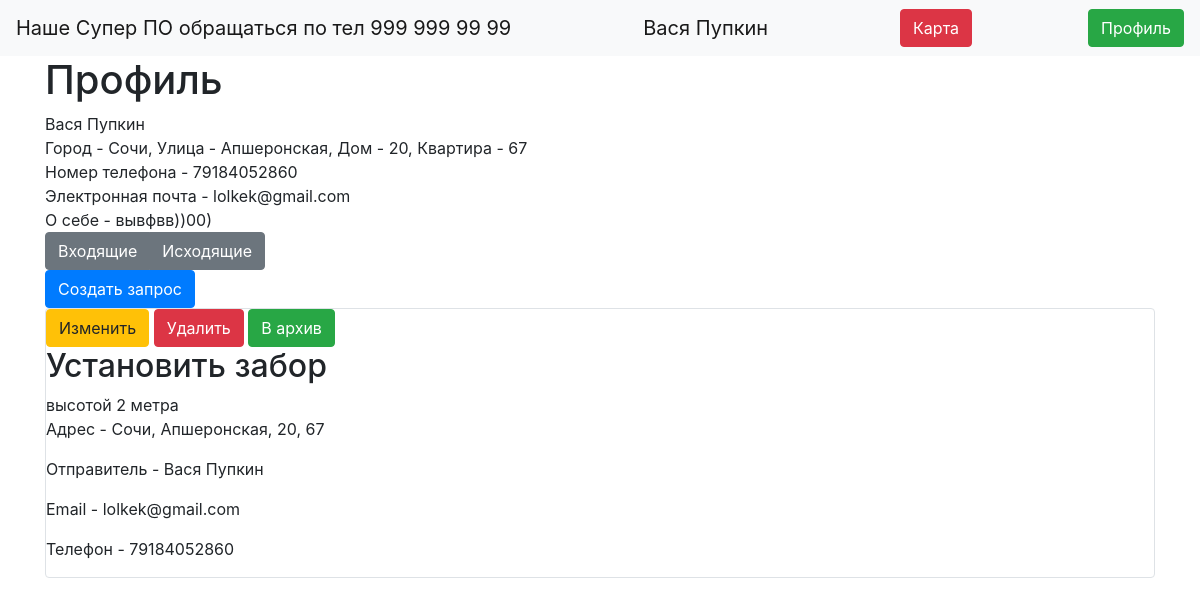
The app's page /profile (signed in), older data.
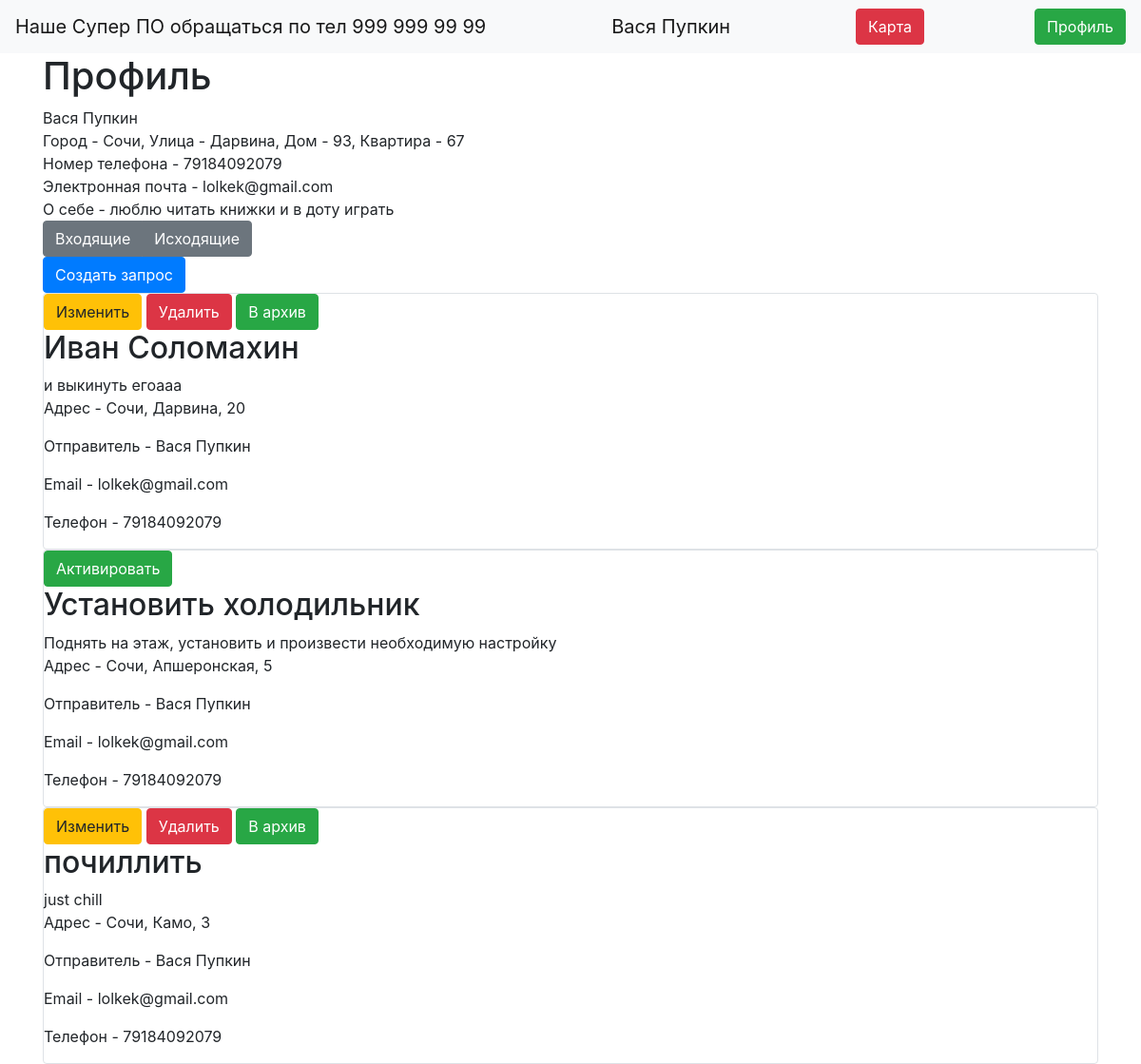
The same page, newer data.
### data/users.py (models this page shows, shortened)
class User(SqlAlchemyBase, UserMixin):
    __tablename__ = 'users'
    id = sqlalchemy.Column(sqlalchemy.Integer,
                           primary_key=True, autoincrement=True)
    surname = sqlalchemy.Column(sqlalchemy.String, nullable=True)
    name = sqlalchemy.Column(sqlalchemy.String, nullable=True)
    address = sqlalchemy.Column(sqlalchemy.JSON, nullable=True)
    telephone_number = sqlalchemy.Column(sqlalchemy.Integer, nullable=True)
    email = sqlalchemy.Column(sqlalchemy.String,
                              index=True, unique=True, nullable=True)
    about = sqlalchemy.Column(sqlalchemy.String, nullable=True)
    hashed_password = sqlalchemy.Column(sqlalchemy.String, nullable=True)

### data/requests.py (models this page shows)
class Request(SqlAlchemyBase):
    __tablename__ = 'requests'
    id = sqlalchemy.Column(sqlalchemy.Integer,
                           primary_key=True, autoincrement=True)
    name = sqlalchemy.Column(sqlalchemy.String, nullable=True)
    description = sqlalchemy.Column(sqlalchemy.String, nullable=True)
    address = sqlalchemy.Column(sqlalchemy.String, nullable=True)
    sender_id = sqlalchemy.Column(sqlalchemy.Integer, sqlalchemy.ForeignKey("users.id"))
    provider_id = sqlalchemy.Column(sqlalchemy.Integer, sqlalchemy.ForeignKey("users.id"))
    is_active = sqlalchemy.Column(sqlalchemy.Boolean, default=False)

### main.py (the view)
@app.route("/profile")
def profile():
    global flag_1
    session = db_session.create_session()
    requests_users = []
    if flag_1:
        requests = get_outgoing_requests(current_user)
        for request in requests:
            user = session.query(User).filter(User.id == request.sender_id).first()
            requests_users.append((request, user))
    else:
        requests = get_ingoing_requests(current_user)
        for request in requests:
            user = session.query(User).filter(User.id == request.sender_id).first()
            requests_users.append((request, user))
    return render_template("profile.html", requests=requests_users, flag=flag_1)

### data/db_session.py (called while the page is built)
def create_session() -> Session:
    global __factory
    return __factory()

### main.py (called while the page is built)
@login_manager.user_loader
def load_user(user_id):
    session = db_session.create_session()
    return session.query(User).get(user_id)

def get_outgoing_requests(user):
    session = db_session.create_session()
    return session.query(Request).filter(Request.sender_id == user.id).all()

### templates/profile.html (shortened to what this page needs)
{% extends "base.html" %}
{% block content %}
<h1>Профиль</h1>
<div class="col-md8">
    <div>{{current_user.name + " " + current_user.surname}}</div>
    <div>Город - {{ current_user.address["city"] }}, Улица - {{ current_user.address["street"] }}, Дом - {{
        current_user.address["building"] }}, Квартира - {{ current_user.address["flat"] }}
    </div>
    <div>Номер телефона - {{ current_user.telephone_number }}</div>
    <div>Электронная почта - {{ current_user.email }}</div>
    <div>О себе - {{ current_user.about }}</div>
</div>
<div class="btn-group" role="group" aria-label="Basic example">
    <a class="btn btn-secondary" href="/profile/switch/ingoing">Входящие</a>
    <a type="button" class="btn btn-secondary" href="/profile/switch/outgoing">Исходящие</a>
</div>
<div>
    <a type="button" class="btn btn-primary" href="/request">Создать запрос</a>
</div>
{% for item, user in requests %}
<div class="col-md6 border rounded">
    {% if current_user.is_authenticated and flag and item.is_active%}
        <a href="/request/{{ item.id }}" class="btn btn-warning">Изменить</a>
        <a href="/request_delete/{{ item.id }}" class="btn btn-danger">Удалить</a>
        <a href="/request_deactivate/{{ item.id }}" class="btn btn-success">В архив</a>
        <h2>{{item.name}}</h2>
    <div>
        {{item.description}}
    </div>
    <div>
        <p>Адрес - {{item.address}}</p>
        <p>Отправитель - {{user.name + " " + user.surname}}</p>
        <p>Email - {{user.email}}</p>
        <p>Телефон - {{user.telephone_number}}</p>
    </div>
    {% elif current_user.is_authenticated and flag and not item.is_active %}
        <a href="/request_activate/{{ item.id }}" class="btn btn-success">Активировать</a>
        <h2>{{item.name}}</h2>
    <div>
        {{item.description}}
    </div>
    <div>
        <p>Адрес - {{item.address}}</p>
        <p>Отправитель - {{user.name + " " + user.surname}}</p>
        <p>Email - {{user.email}}</p>
        <p>Телефон - {{user.telephone_number}}</p>
    </div>
    {% endif %}
</div>
{% endfor %}
{% endblock %}

### templates/base.html (shortened to what this page needs)
<!doctype html>
<html lang="en">
<head>
    <link rel="stylesheet"
          href="https://stackpath.bootstrapcdn.com/bootstrap/4.4.1/css/bootstrap.min.css"
>
</head>
<body>
<header>
    <nav class="navbar navbar-light bg-light">
        <a class="navbar-brand" href="#">Наше Супер ПО обращаться по тел 999 999 99 99</a>
        {% if current_user.is_authenticated %}
        <a class="navbar-brand" href="/logout">{{ current_user.name + " " + current_user.surname}}</a>
        <a class="btn btn-danger" href="/map">Карта</a>
        <a class="btn btn-success" href="/profile">Профиль</a>
        {% else %}
        <p>
        <a class="btn btn-primary " href="/register">Зарегистрироваться</a>
        <a class="btn btn-success" href="/login">Войти</a>
        </p>
{% endif %}
    </nav>
</header>
<main role="main" class="container">
    {% block content %}{% endblock %}
</main>
</body>
</html>

Row changes from the older to the newer data that the page shows:
removed Request: name "Установить забор", description "высотой 2 метра", address "Сочи, Апшеронская, 20, 67", surname "Вася Пупкин", email "lolkek@gmail.com", telephone_number "79184052860"
changed User "Вася Пупкин": address.street "Апшеронская" → "Дарвина"; address.building "20" → "93"; telephone_number "79184052860" → "79184092079"; about "вывфвв))00)" → "люблю читать книжки и в доту играть"
now on this page (row edited): Request: name "Иван Соломахин", description "и выкинуть егоааа", address "Сочи, Дарвина, 20", surname "Вася Пупкин", email "lolkek@gmail.com", telephone_number "79184092079"
now on this page (row edited): Request: name "Установить холодильник", description "Поднять на этаж, установить и произвести необходимую настройку", address "Сочи, Апшеронская, 5", surname "Вася Пупкин", email "lolkek@gmail.com", telephone_number "79184092079"
added Request: name "почиллить", description "just chill", address "Сочи, Камо, 3", surname "Вася Пупкин", email "lolkek@gmail.com", telephone_number "79184092079"
